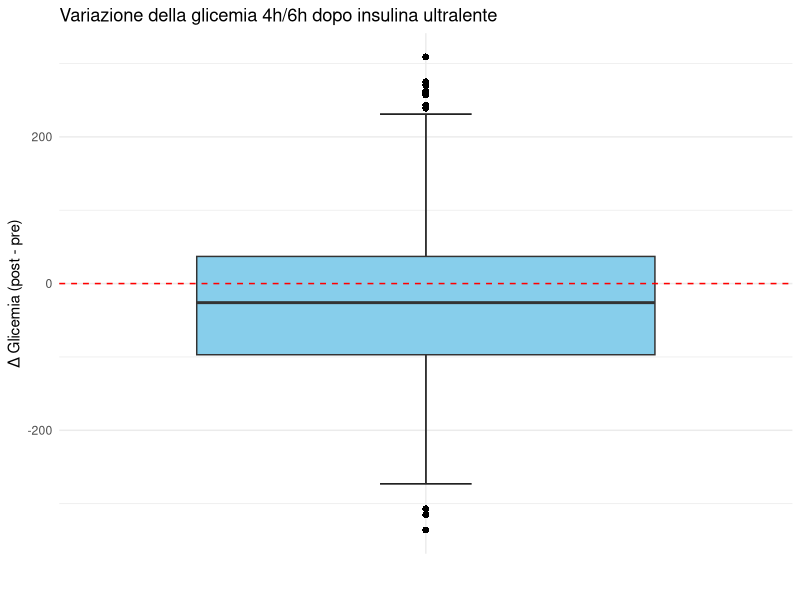

Reproduce this figure in R.
# === LIBRERIE ===
library(dplyr)
library(lubridate)
library(readr)
library(ggplot2)

# === 1. CARICAMENTO DATI ===
data <- read_csv("./dataset/diabetes_clean_data3.csv", show_col_types = FALSE)
data$DateTime <- ymd_hms(data$DateTime)

# === 2. FILTRA EVENTI DI INTERESSE ===
glicemie <- data %>% filter(Code >= 48 & Code <= 64)
ultralente <- data %>% filter(Code == 35)

# === 3. PRIMA COPPIA: GLICEMIA → INSULINA ULTRALENTE entro 20 min ===
step1 <- inner_join(
  glicemie,
  ultralente,
  by = "PatientID",
  suffix = c("_glic", "_ins")
) %>%
  filter(
    as.Date(DateTime_glic) == as.Date(DateTime_ins),
    difftime(DateTime_ins, DateTime_glic, units = "mins") >= 0,
    difftime(DateTime_ins, DateTime_glic, units = "mins") <= 20
  )

# === 4. AGGIUNGI GLICEMIA 4h DOPO INIEZIONE (tra 4h e 6h) ===
glicemie_post <- glicemie %>%
  rename(DateTime_post = DateTime, Value_post = Value)

final <- inner_join(
  step1,
  glicemie_post,
  by = "PatientID"
) %>%
  filter(
    as.Date(DateTime_ins) == as.Date(DateTime_post),
    difftime(DateTime_post, DateTime_ins, units = "mins") >= 240,  # >= 4h
    difftime(DateTime_post, DateTime_ins, units = "mins") <= 360   # <= 6h
  ) %>%
  mutate(DifferenzaGlicemia = Value_post - Value_glic)

# === 5. SALVA IL FILE ===
write_csv(final, "./dataset/analisi_ultralente_4h.csv")

# === 6. CREA BOXPLOT DELLA DIFFERENZA ===
pdf("./grafici_plot/ultralente_glicemia_differenza_boxplot.pdf", width = 7, height = 5)

ggplot(final, aes(x = "", y = DifferenzaGlicemia)) +
  stat_boxplot(geom = "errorbar", width = 0.15) +  # linee ai baffi
  geom_boxplot(
    fill = "skyblue", 
    outlier.colour = "black",
    outlier.shape = 16,     # cerchietto pieno
    outlier.size = 2
  ) +
  geom_hline(yintercept = 0, linetype = "dashed", color = "red") +
  labs(title = "Variazione della glicemia 4h/6h dopo insulina ultralente",
       y = "Δ Glicemia (post - pre)",
       x = "") +
  theme_minimal()

dev.off()

